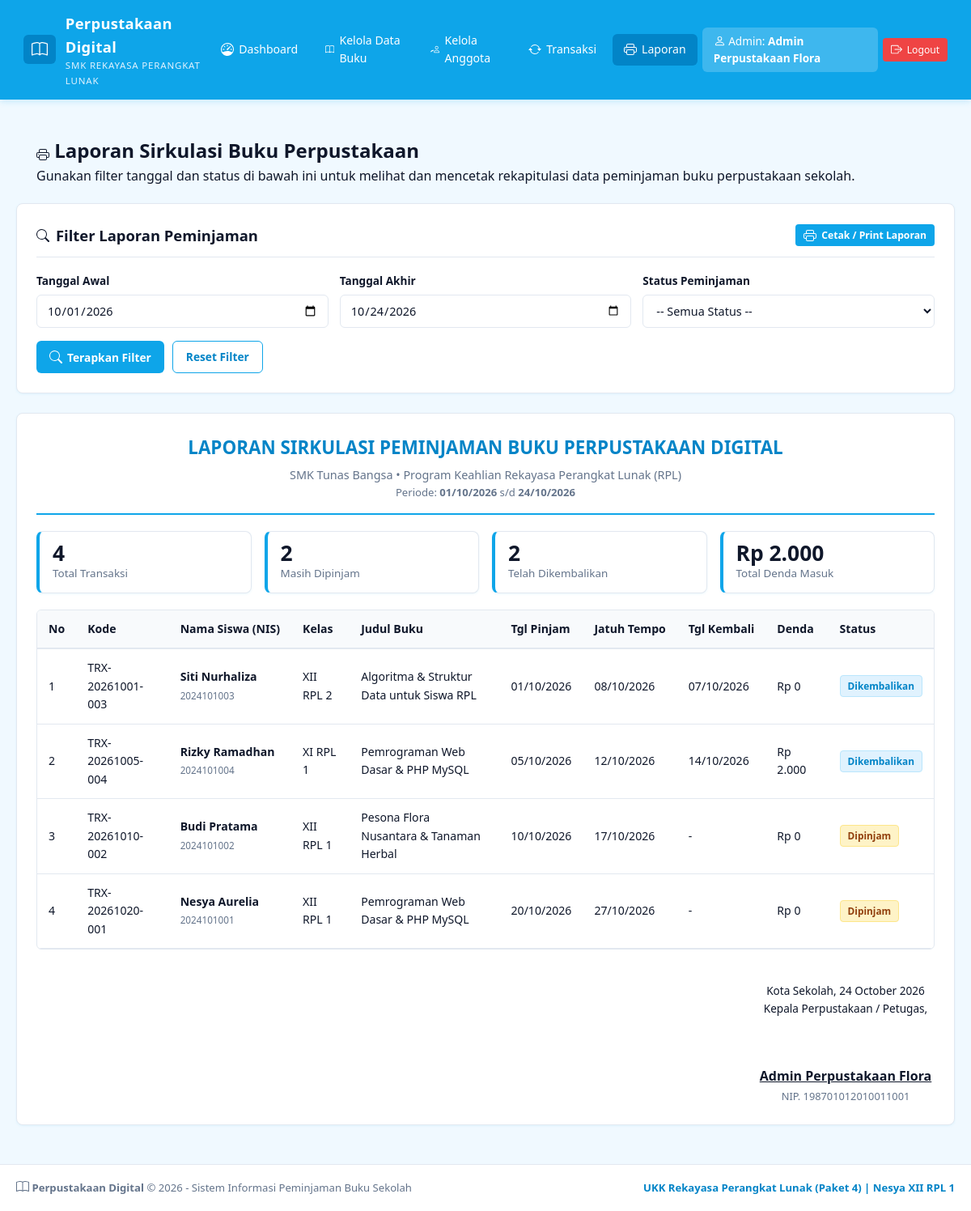
Screenshot of /laporan.php (signed in) with the database file from the repository.
### tables this page shows
CREATE TABLE `transaksi` (
  `id_transaksi` INT(11) NOT NULL AUTO_INCREMENT,
  `kode_transaksi` VARCHAR(30) NOT NULL UNIQUE,
  `id_user` INT(11) NOT NULL,
  `id_buku` INT(11) NOT NULL,
  `tgl_pinjam` DATE NOT NULL,
  `tgl_jatuh_tempo` DATE NOT NULL,
  `tgl_kembali` DATE DEFAULT NULL,
  `status` ENUM('menunggu','dipinjam','dikembalikan','ditolak') NOT NULL DEFAULT 'dipinjam',
  `denda` INT(11) NOT NULL DEFAULT 0,
  `catatan` TEXT DEFAULT NULL,
  `created_at` TIMESTAMP NOT NULL DEFAULT CURRENT_TIMESTAMP,
  PRIMARY KEY (`id_transaksi`),
  KEY `id_user` (`id_user`),
  KEY `id_buku` (`id_buku`),
  CONSTRAINT `fk_transaksi_user` FOREIGN KEY (`id_user`) REFERENCES `users` (`id_user`) ON DELETE CASCADE ON UPDATE CASCADE,
  CONSTRAINT `fk_transaksi_buku` FOREIGN KEY (`id_buku`) REFERENCES `buku` (`id_buku`) ON DELETE CASCADE ON UPDATE CASCADE
);

CREATE TABLE `users` (
  `id_user` INT(11) NOT NULL AUTO_INCREMENT,
  `nis_nip` VARCHAR(30) NOT NULL,
  `nama_lengkap` VARCHAR(100) NOT NULL,
  `username` VARCHAR(50) NOT NULL UNIQUE,
  `password` VARCHAR(255) NOT NULL,
  `level` ENUM('admin','siswa') NOT NULL DEFAULT 'siswa',
  `kelas` VARCHAR(20) DEFAULT NULL,
  `jurusan` VARCHAR(50) DEFAULT NULL,
  `telepon` VARCHAR(20) DEFAULT NULL,
  `alamat` TEXT DEFAULT NULL,
  `status_aktif` ENUM('aktif','nonaktif') NOT NULL DEFAULT 'aktif',
  `created_at` TIMESTAMP NOT NULL DEFAULT CURRENT_TIMESTAMP,
  PRIMARY KEY (`id_user`)
);

CREATE TABLE `buku` (
  `id_buku` INT(11) NOT NULL AUTO_INCREMENT,
  `kode_buku` VARCHAR(20) NOT NULL UNIQUE,
  `judul` VARCHAR(150) NOT NULL,
  `id_kategori` INT(11) NOT NULL,
  `pengarang` VARCHAR(100) NOT NULL,
  `penerbit` VARCHAR(100) NOT NULL,
  `tahun_terbit` INT(4) NOT NULL,
  `isbn` VARCHAR(30) DEFAULT NULL,
  `jumlah_buku` INT(5) NOT NULL DEFAULT 1,
  `sisa_buku` INT(5) NOT NULL DEFAULT 1,
  `lokasi_rak` VARCHAR(30) NOT NULL DEFAULT 'Rak A1',
  `deskripsi` TEXT DEFAULT NULL,
  `gambar` VARCHAR(255) DEFAULT 'default-book.png',
  `created_at` TIMESTAMP NOT NULL DEFAULT CURRENT_TIMESTAMP,
  PRIMARY KEY (`id_buku`),
  KEY `id_kategori` (`id_kategori`),
  CONSTRAINT `fk_buku_kategori` FOREIGN KEY (`id_kategori`) REFERENCES `kategori` (`id_kategori`) ON DELETE CASCADE ON UPDATE CASCADE
);

### includes/fungsi.php (called while the page is built, shortened)
<?php
require_once __DIR__ . '/icons.php';
function e($teks) {
    return htmlspecialchars((string)($teks ?? ''));
}
function q($sql) {
    global $koneksi;
    return mysqli_query($koneksi, $sql);
}
function esc($teks) {
    global $koneksi;
    return mysqli_real_escape_string($koneksi, trim((string)$teks));
}
function semua($sql) {
    $hasil = q($sql);
    $data = [];
    if ($hasil) {
        while ($baris = mysqli_fetch_assoc($hasil)) {
            $data[] = $baris;
        }
    }
    return $data;
}
function tgl($tanggal, $format = 'd/m/Y') {
    return $tanggal ? date($format, strtotime($tanggal)) : '-';
}
function rp($angka) {
    return 'Rp ' . number_format((int)$angka, 0, ',', '.');
}

### laporan.php (the view, shortened to what this page needs)
<?php
$awal   = esc($_GET['tgl_awal'] ?? date('Y-m-01'));
$akhir  = esc($_GET['tgl_akhir'] ?? date('Y-m-d'));
$where = "WHERE t.tgl_pinjam BETWEEN '$awal' AND '$akhir'";
$data = semua("SELECT t.*, u.nama_lengkap, u.nis_nip, u.kelas, b.judul
               FROM transaksi t
               JOIN users u ON t.id_user = u.id_user
               JOIN buku b ON t.id_buku = b.id_buku
               $where
               ORDER BY t.tgl_pinjam ASC");
$total_denda = $total_kembali = $total_pinjam = 0;
foreach ($data as $row) {
    $total_denda += (int)$row['denda'];
    if ($row['status'] === 'dikembalikan') $total_kembali++;
    if ($row['status'] === 'dipinjam') $total_pinjam++;
}
$total_trx = count($data);
require_once __DIR__ . '/includes/header.php';
?>
<div class="page-hero no-print" style="padding: 20px 25px;">
  <h2><?= bi('printer'); ?> Laporan Sirkulasi Buku Perpustakaan</h2>
  <p>
    Gunakan filter tanggal dan status di bawah ini untuk melihat dan mencetak rekapitulasi
    data peminjaman buku perpustakaan sekolah.
  </p>
</div>
<div class="card no-print">
  <div class="card-header">
    <div class="card-title"><?= bi('search'); ?> Filter Laporan Peminjaman</div>
    <button type="button" class="btn btn-primary btn-sm" onclick="window.print();">
      <?= bi('printer'); ?> Cetak / Print Laporan
    </button>
  </div>
  <form action="laporan.php" method="GET">
    <div class="form-row">
      <div class="form-group">
        <label class="form-label" for="tgl_awal">Tanggal Awal</label>
        <input type="date" name="tgl_awal" id="tgl_awal" class="form-control" value="<?= e($awal); ?>">
      </div>
      <div class="form-group">
        <label class="form-label" for="tgl_akhir">Tanggal Akhir</label>
        <input type="date" name="tgl_akhir" id="tgl_akhir" class="form-control" value="<?= e($akhir); ?>">
      </div>
      <div class="form-group">
        <label class="form-label" for="status">Status Peminjaman</label>
        <select name="status" id="status" class="form-control">
          <option value="">-- Semua Status --</option>
        </select>
      </div>
    </div>
    <div style="display: flex; gap: 10px;">
      <button type="submit" class="btn btn-primary"><?= bi('search'); ?> Terapkan Filter</button>
      <a href="laporan.php" class="btn btn-outline">Reset Filter</a>
    </div>
  </form>
</div>
<div class="card">
  <div style="text-align: center; border-bottom: 2px solid var(--primary); padding-bottom: 15px; margin-bottom: 20px;">
    <h2 style="color: var(--primary-dark); font-size: 1.4rem; text-transform: uppercase; margin-bottom: 4px;">
      LAPORAN SIRKULASI PEMINJAMAN BUKU PERPUSTAKAAN DIGITAL
    </h2>
    <p style="font-size: 0.9rem; color: var(--text-muted); margin: 0;">
      SMK Tunas Bangsa • Program Keahlian Rekayasa Perangkat Lunak (RPL)
    </p>
    <p style="font-size: 0.82rem; color: var(--text-muted); margin: 0;">
      Periode: <strong><?= tgl($awal); ?></strong> s/d <strong><?= tgl($akhir); ?></strong>
    </p>
  </div>
  <div class="stats-grid" style="margin-bottom: 20px;">
    <div class="stat-card" style="padding: 12px 16px;">
      <div class="stat-info"><h3><?= $total_trx; ?></h3><p>Total Transaksi</p></div>
    </div>
    <div class="stat-card" style="padding: 12px 16px;">
      <div class="stat-info"><h3><?= $total_pinjam; ?></h3><p>Masih Dipinjam</p></div>
    </div>
    <div class="stat-card" style="padding: 12px 16px;">
      <div class="stat-info"><h3><?= $total_kembali; ?></h3><p>Telah Dikembalikan</p></div>
    </div>
    <div class="stat-card" style="padding: 12px 16px;">
      <div class="stat-info"><h3><?= rp($total_denda); ?></h3><p>Total Denda Masuk</p></div>
    </div>
  </div>
  <div class="table-responsive">
    <table>
      <thead>
        <tr>
          <th>No</th>
          <th>Kode</th>
          <th>Nama Siswa (NIS)</th>
          <th>Kelas</th>
          <th>Judul Buku</th>
          <th>Tgl Pinjam</th>
          <th>Jatuh Tempo</th>
          <th>Tgl Kembali</th>
          <th>Denda</th>
          <th>Status</th>
        </tr>
      </thead>
      <tbody>
        <?php if (!$data): ?>
          <tr>
            <td colspan="10" style="text-align: center; color: var(--text-muted); padding: 25px;">
              Tidak ada data transaksi pada rentang periode ini.
            </td>
          </tr>
        <?php else: $no = 1; foreach ($data as $trx): ?>
          <tr>
            <td><?= $no++; ?></td>
            <td><code><?= e($trx['kode_transaksi']); ?></code></td>
            <td>
              <strong><?= e($trx['nama_lengkap']); ?></strong><br>
              <small style="color: var(--text-muted);"><?= e($trx['nis_nip']); ?></small>
            </td>
            <td><?= e($trx['kelas'] ?? '-'); ?></td>
            <td><?= e($trx['judul']); ?></td>
            <td><?= tgl($trx['tgl_pinjam']); ?></td>
            <td><?= tgl($trx['tgl_jatuh_tempo']); ?></td>
            <td><?= tgl($trx['tgl_kembali']); ?></td>
            <td><?= $trx['denda'] > 0 ? rp($trx['denda']) : 'Rp 0'; ?></td>
            <td><span class="badge badge-<?= $trx['status']; ?>"><?= $trx['status']; ?></span></td>
          </tr>
        <?php endforeach; endif; ?>
      </tbody>
    </table>
  </div>
  <div style="margin-top: 40px; display: flex; justify-content: flex-end; text-align: center;">
    <div style="width: 220px;">
      <p style="font-size: 0.85rem; margin-bottom: 60px;">
        Kota Sekolah, <?= date('d F Y'); ?><br>
        Kepala Perpustakaan / Petugas,
      </p>
      <p style="font-weight: bold; text-decoration: underline; margin-bottom: 2px;">
        <?= e($_SESSION['nama_lengkap']); ?>
      </p>
      <p style="font-size: 0.8rem; color: var(--text-muted); margin: 0;">
        NIP. <?= e($_SESSION['nis_nip']); ?>
      </p>
    </div>
  </div>
</div>
<?php require_once __DIR__ . '/includes/footer.php'; ?>

### assets/css/style.css (style rules this page uses)
:root { --primary: #0ea5e9; --primary-dark: #0284c7; --primary-light: #38bdf8; --primary-subtle: #e0f2fe; --primary-border: #bae6fd; --bg-app: #f0f9ff; --surface: #ffffff; --border: #e2e8f0; --text-main: #0f172a; --text-muted: #64748b; --danger: #ef4444; --warning: #f59e0b; --success: #0ea5e9; --info: #0284c7; --shadow-sm: 0 1px 3px rgba(14, 165, 233, 0.08); --shadow-md: 0 4px 12px rgba(14, 165, 233, 0.12); --radius: 8px; --transition: all 0.2s ease-in-out; }
* { margin: 0; padding: 0; box-sizing: border-box; font-family: 'Segoe UI', system-ui, -apple-system, BlinkMacSystemFont, Roboto, sans-serif; }
body { background-color: var(--bg-app); color: var(--text-main); line-height: 1.6; min-height: 100vh; display: flex; flex-direction: column; }
.card { background-color: var(--surface); border-radius: var(--radius); border: 1px solid var(--border); box-shadow: var(--shadow-sm); padding: 24px; margin-bottom: 24px; }
.card-header { display: flex; justify-content: space-between; align-items: center; margin-bottom: 18px; padding-bottom: 12px; border-bottom: 1px solid var(--border); }
.card-title { font-size: 1.15rem; font-weight: 700; color: var(--text-main); display: flex; align-items: center; gap: 8px; }
.stats-grid { display: grid; grid-template-columns: repeat(auto-fit, minmax(220px, 1fr)); gap: 16px; margin-bottom: 24px; }
.stat-card { background-color: var(--surface); border-radius: var(--radius); padding: 20px; display: flex; align-items: center; gap: 16px; border: 1px solid var(--border); box-shadow: var(--shadow-sm); border-left: 4px solid var(--primary); }
.stat-info h3 { font-size: 1.65rem; font-weight: 700; color: var(--text-main); line-height: 1.1; }
.stat-info p { font-size: 0.84rem; color: var(--text-muted); }
.table-responsive { width: 100%; overflow-x: auto; border-radius: 6px; border: 1px solid var(--border); }
table { width: 100%; border-collapse: collapse; font-size: 0.88rem; text-align: left; }
table th { background-color: #f8fafc; color: var(--text-main); padding: 12px 14px; font-weight: 600; border-bottom: 2px solid var(--border); white-space: nowrap; }
table td { padding: 12px 14px; border-bottom: 1px solid var(--border); vertical-align: middle; }
.badge { display: inline-block; padding: 3px 9px; border-radius: 4px; font-size: 0.74rem; font-weight: 600; text-transform: capitalize; }
.badge-dipinjam { background-color: #fef3c7; color: #92400e; border: 1px solid #fde68a; }
.badge-dikembalikan { background-color: var(--primary-subtle); color: var(--primary-dark); border: 1px solid var(--primary-border); }
.form-group { margin-bottom: 16px; }
.form-label { display: block; font-size: 0.85rem; font-weight: 600; color: var(--text-main); margin-bottom: 6px; }
.form-control { width: 100%; padding: 9px 12px; border: 1px solid var(--border); border-radius: 6px; font-size: 0.9rem; color: var(--text-main); background-color: #ffffff; outline: none; transition: var(--transition); }
.form-row { display: grid; grid-template-columns: repeat(auto-fit, minmax(220px, 1fr)); gap: 14px; }
.btn { display: inline-flex; align-items: center; justify-content: center; gap: 6px; padding: 8px 16px; font-size: 0.86rem; font-weight: 600; border-radius: 6px; text-decoration: none; border: none; cursor: pointer; transition: var(--transition); }
.btn-primary { background-color: var(--primary); color: #ffffff; }
.btn-outline { background-color: transparent; color: var(--primary-dark); border: 1px solid var(--primary); }
.btn-sm { padding: 5px 10px; font-size: 0.76rem; border-radius: 4px; }

### rows the page displays
transaksi: kode_transaksi "TRX-20261001-003", id_user.nama_lengkap "Siti Nurhaliza", id_user.nis_nip "2024101003", id_user.kelas "XII RPL 2", id_buku.judul "Algoritma & Struktur Data untuk Siswa RPL", tgl_pinjam "01/10/2026", tgl_jatuh_tempo "08/10/2026", tgl_kembali "07/10/2026", denda "Rp 0", status "Dikembalikan"
transaksi: kode_transaksi "TRX-20261005-004", id_user.nama_lengkap "Rizky Ramadhan", id_user.nis_nip "2024101004", id_user.kelas "XI RPL 1", id_buku.judul "Pemrograman Web Dasar & PHP MySQL", tgl_pinjam "05/10/2026", tgl_jatuh_tempo "12/10/2026", tgl_kembali "14/10/2026", denda "Rp 2.000", status "Dikembalikan"
transaksi: kode_transaksi "TRX-20261010-002", id_user.nama_lengkap "Budi Pratama", id_user.nis_nip "2024101002", id_user.kelas "XII RPL 1", id_buku.judul "Pesona Flora Nusantara & Tanaman Herbal", tgl_pinjam "10/10/2026", tgl_jatuh_tempo "17/10/2026", tgl_kembali "-", denda "Rp 0", status "Dipinjam"
transaksi: kode_transaksi "TRX-20261020-001", id_user.nama_lengkap "Nesya Aurelia", id_user.nis_nip "2024101001", id_user.kelas "XII RPL 1", id_buku.judul "Pemrograman Web Dasar & PHP MySQL", tgl_pinjam "20/10/2026", tgl_jatuh_tempo "27/10/2026", tgl_kembali "-", denda "Rp 0", status "Dipinjam"

### other values shown
$label "Dashboard"
$label "Kelola Data Buku"
$label "Kelola Anggota"
$label "Transaksi"
$label "Laporan"
$nama "Admin Perpustakaan Flora"
tgl($awal) "01/10/2026"
tgl($akhir) "24/10/2026"
$total_trx "4"
$total_pinjam "2"
$total_kembali "2"
rp($total_denda) "Rp 2.000"
$_SESSION['nama_lengkap'] "Admin Perpustakaan Flora"
$_SESSION['nis_nip'] "198701012010011001"
